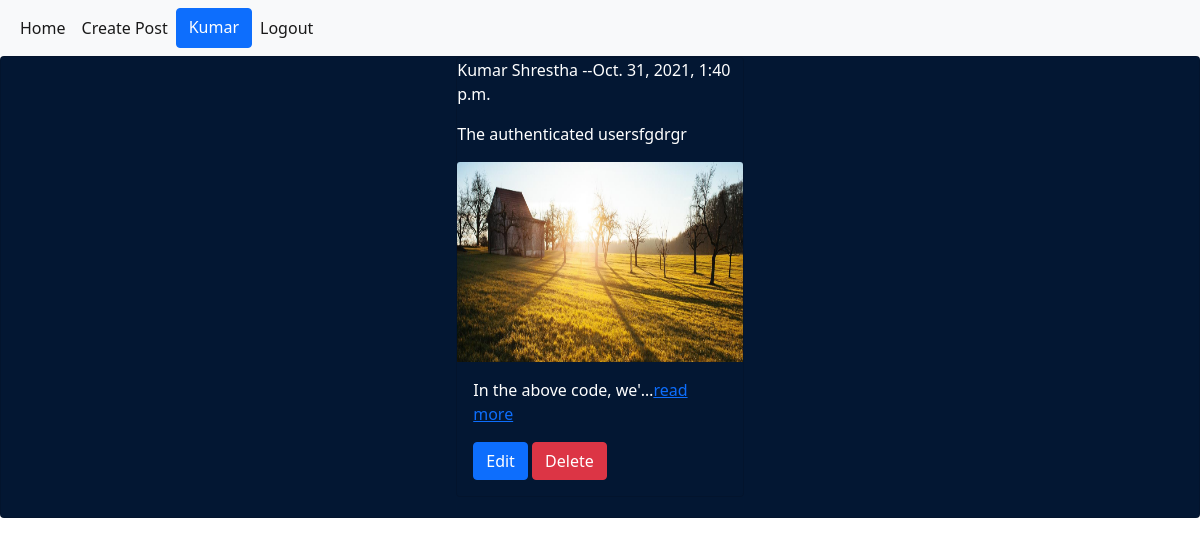
Page /details/ (signed in) on the committed database.
### blogapp/models.py (models this page shows, shortened)
class CreatePost(models.Model):
    sno= models.AutoField(primary_key=True)
    caption = models.CharField(max_length=255, null = True)
    post_user = models.ForeignKey(User, on_delete=models.CASCADE)
    post_text = models.TextField(null= True, blank=True)
    image = models.ImageField(upload_to = "images", null= True, blank=True )
    create_date = models.DateTimeField(auto_now= True)
    edit_date = models.DateTimeField(auto_now= True)
    hide_show = models.BooleanField(default=False)

### blogapp/views.py (the view)
# urls.py: path('details/', views.detailspost, name="details"),
def detailspost(request):
    posts= CreatePost.objects.filter(post_user=request.user).order_by('-create_date')
    context = {
        'posts':posts
    }
    return render(request , 'details.html', context)

### blogapp/templates/details.html (shortened to what this page needs)
{% extends 'base.html' %}
{% block content %}
<div class="card">
 {%for n in posts%}
        <div class="col-xs-3 col-sm-3 col-md-3">
          <div class="card" style="width: 18rem;">
           <p class="card-text">{{n.post_user.first_name.title}} {{n.post_user.last_name.title}} --{{n.create_date}}</p>
           <p class="card-text">{{n.caption.capitalize}}</p>
              <img src='/media/{{n.image}}' class="card-img-top" alt="...">
  <div class="card-body">
   {% if n.post_text|length > 40 %}
        <p class="half-content" id="half-{{n.post_user.id}}">{{ n.post_text|truncatechars:23 }}<a data-id="{{n.post_user.id}}" href="javascript:void();" class="show-hide-btn">read more</a></p>
    {% else %}
        <p>{{ n.post_text }}</p>
    {% endif %}
        {%if user.is_authenticated%}
         {%if user.id == n.post_user.id%}
            <a class="btn btn-primary" href="{%url "edit" n.sno%}" role="button">Edit</a>
            <a class="btn btn-danger" href="{%url "delete" n.sno%}" role="button">Delete</a>
          {%endif%}
        {%endif%}
            </div>
          </div>
        </div>
  {% endfor %}
</div>
 {%endblock %}

### blogapp/templates/base.html (shortened to what this page needs)
<!doctype html>
<html lang="en">
  <head>
    <link href="https://cdn.jsdelivr.net/npm/bootstrap@5.0.2/dist/css/bootstrap.min.css" rel="stylesheet">
  </head>
  <body>
   <nav class="navbar navbar-expand-lg navbar-light bg-light">
  <div class="container-fluid">
    <div class="collapse navbar-collapse" id="navbarTogglerDemo03">
    {%if user.is_authenticated%}
 <ul class="navbar-nav me-auto mb-2 mb-lg-0">
       <li class="nav-item">
        <a class="nav-link active" href="/home">Home</a>
        </li>
   <li class="nav-item">
    <a class="nav-link active" href="/post">Create Post</a>
    </li>
    <span type="button" class="btn btn-primary">{{request.user.first_name.title}}</span>
     <li class="nav-item">
        <a class="nav-link active" aria-current="page" href="/logout">Logout</a>
    </li>
 </ul>
    {%else%}
<ul class="navbar-nav me-auto mb-2 mb-lg-0">
      <li class="nav-item">
        <a class="nav-link active" aria-current="page" href="/login">Login</a>
      </li>
 </ul>
    {%endif%}
    </div>
   </div>
</nav>
  </body>
</html>
{%block content%}
{%endblock%}

### rows in the picture
CreatePost: post_user.first_name "Kumar", post_user.last_name "Shrestha", create_date "Oct. 31, 2021, 1:40 p.m.", caption "The authenticated usersfgdrgr", image (picture), post_text "In the above code, we'…", shows "Edit"

### other values in the picture
{{ request.user.first_name.title }} "Kumar"
